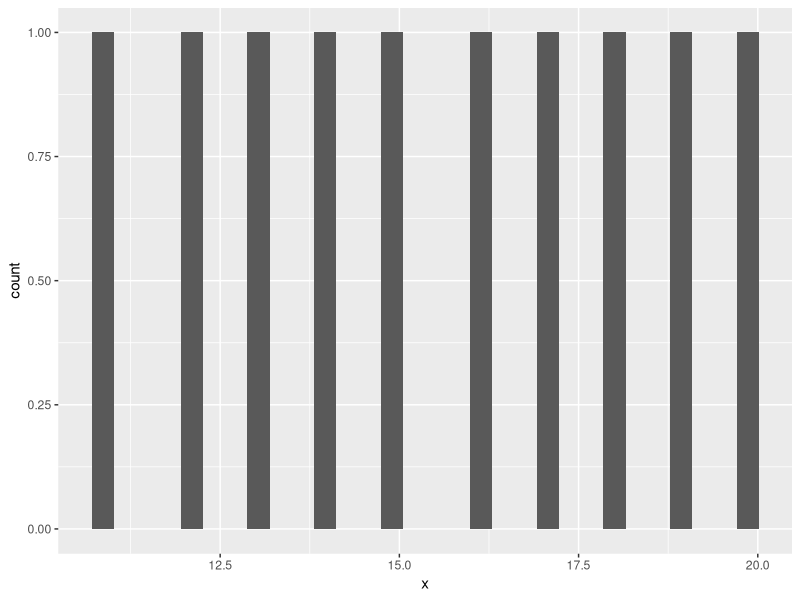
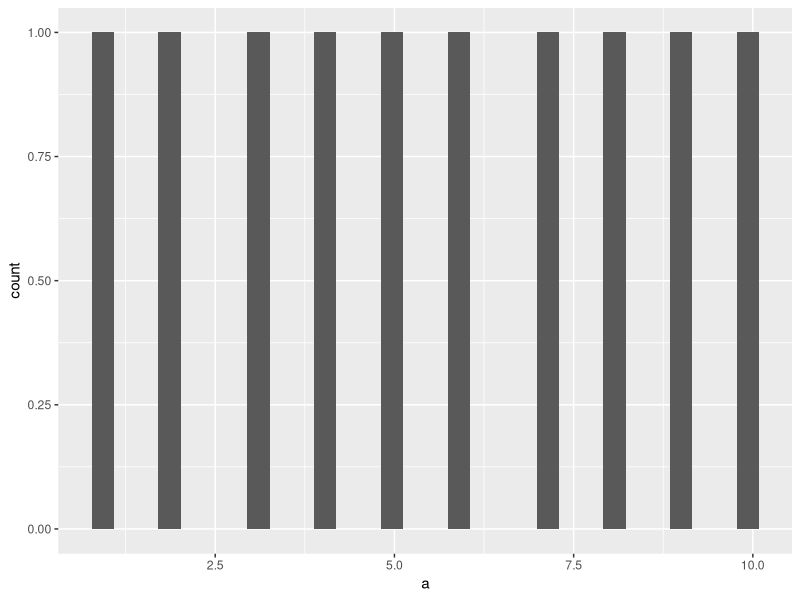
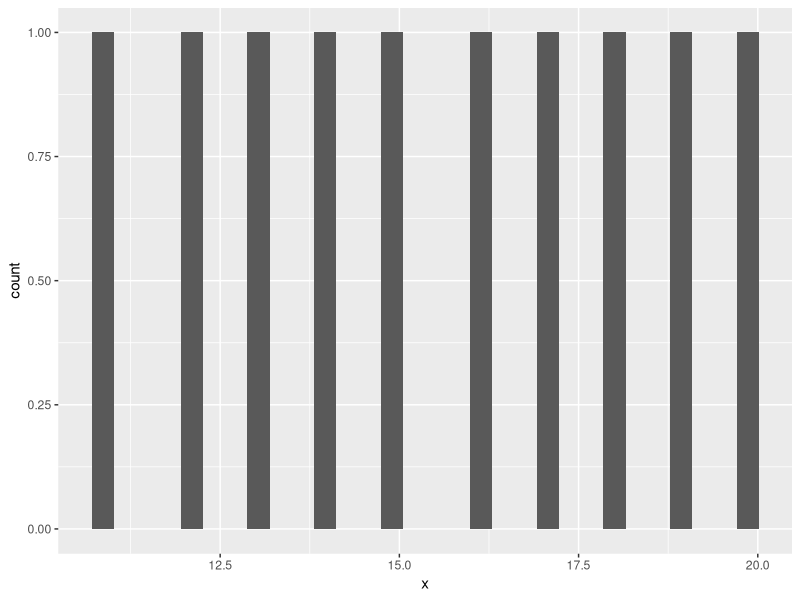

R code for these plots, in order:
### A custom plotting function

library(tidyverse)
library(rlang)

# First attempt: create a function that plots a histogram,
# taking a variable name as input
tidy_histogram <- function(.data, x) {
  .data %>%
    ggplot(aes(x = x)) +
    geom_histogram()
}

# Would that work?
data <- tibble(a = 1:10)

try(print(
  data %>%
    tidy_histogram(a)
))

try(print(
  data %>%
    tidy_histogram("a")
))

# No, the function is looking for a variable named x,
# no matter what we pass in:
data <- tibble(a = 1:10, x = 11:20)

data %>%
  tidy_histogram(a)

# Solution: quote-unquote
tidy_histogram <- function(.data, x) {
  # Treat the argument as a variable name
  expr <- enquo(x)

  .data %>%
    # Tell ggplot2 that expr *contains* the name of the variable,
    # instead of expecting a variable named `expr`
    ggplot(aes(x = !!expr)) +
    geom_histogram()
}

data %>%
  tidy_histogram(a)

data %>%
  tidy_histogram(x)

try(print(
  data %>%
    tidy_histogram(y)
))

# This requires tidyeval support from the function that is called!
aes

# Exercises

# mutate_map_dbl() function
mutate_map_dbl <- function(.data, col, expr) {
  quo <- enquo(col)

  .data %>%
    mutate(new_column = map_dbl(!!quo, expr))
}

iris_nested <-
  iris %>%
  nest(-Species)

iris_nested %>%
  mutate_map_dbl(data, ~ mean(.$Petal.Width))
